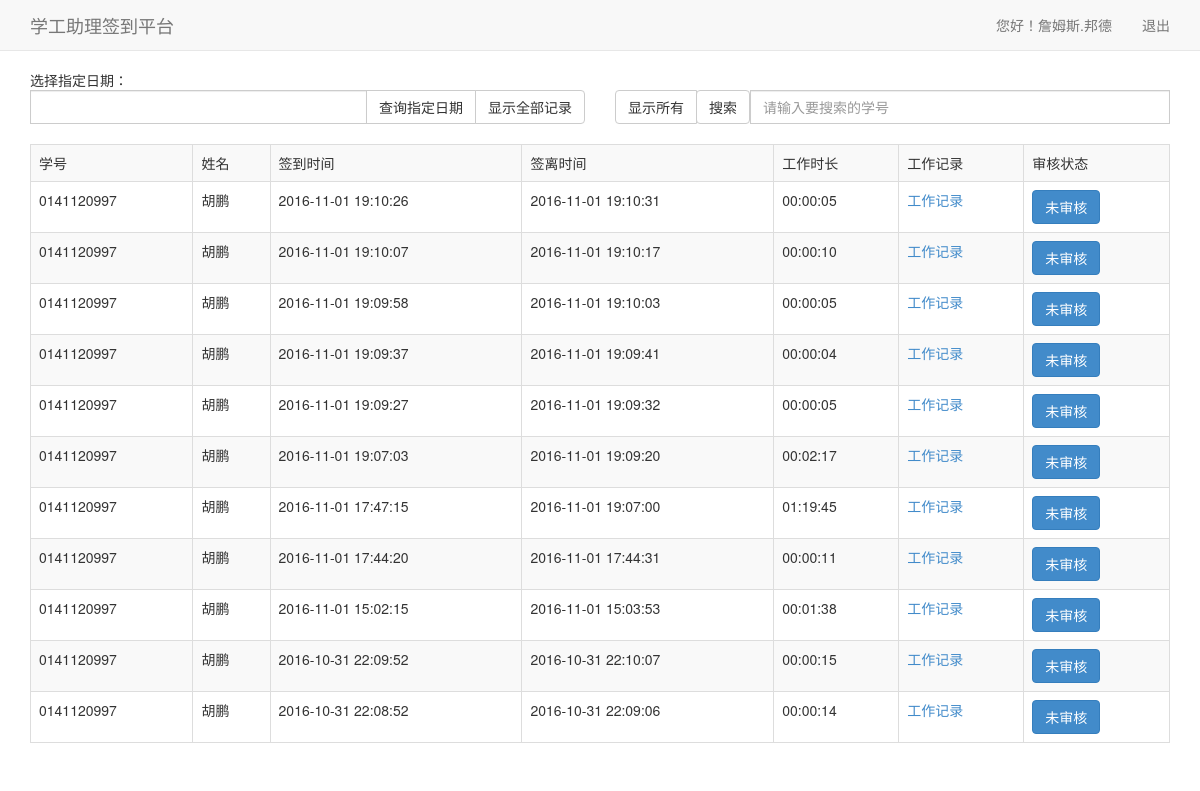
The app's page /teacher.html (signed in), older data.
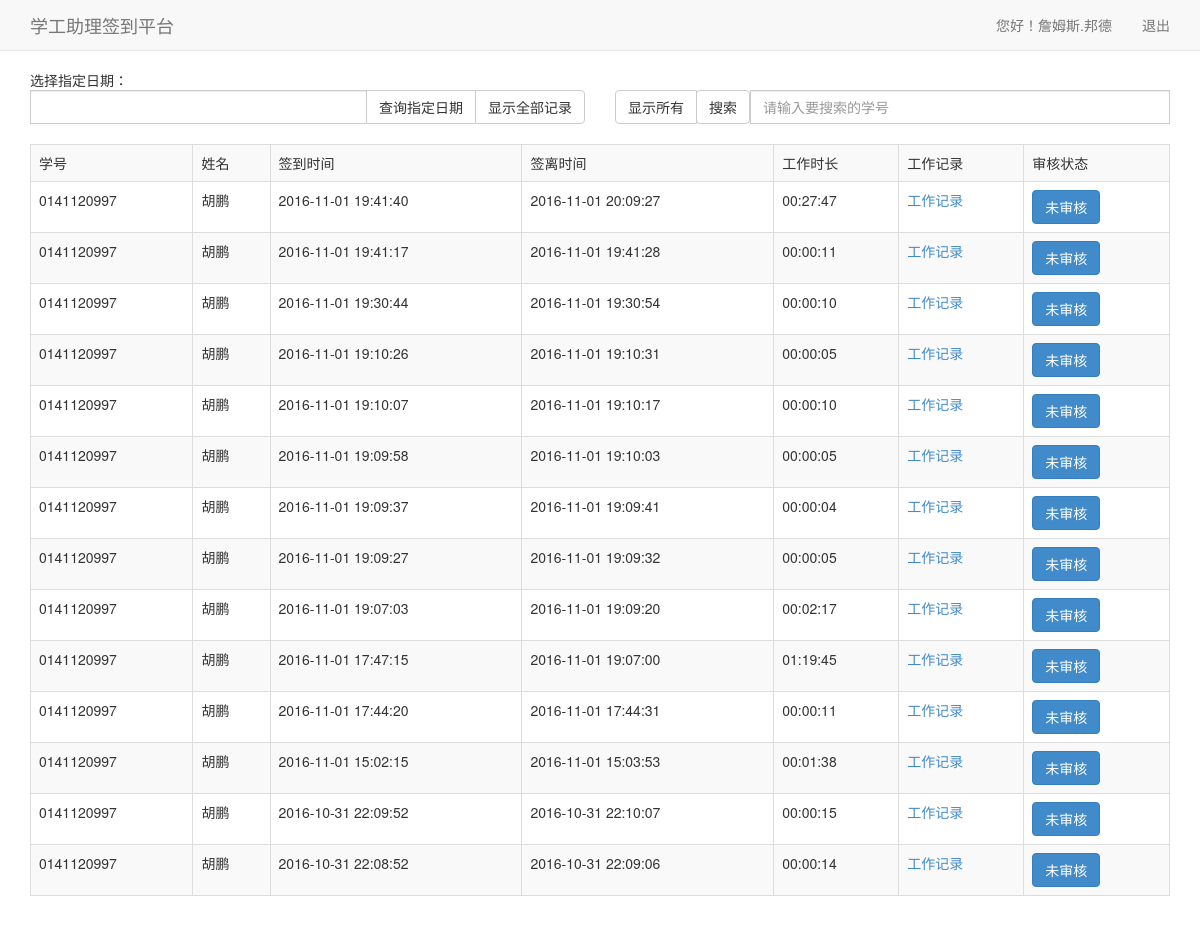
The same page, newer data.
### web/models.py (models this page shows, shortened)
class Sign(models.Model):
    student = models.ForeignKey(Student)
    teacher = models.ForeignKey(Teacher)
    sign_in_time = models.DateTimeField(auto_now=False)
    sign_off_time = models.DateTimeField(auto_now=False, null=True, blank=True)
    remark = models.CharField(max_length=200, default='')
    audit = models.IntegerField(default=0)

class Student(models.Model):
    stu_num = models.CharField(max_length=30)
    name = models.CharField(max_length=30)
    password = models.CharField(max_length=30)
    gender = models.IntegerField(default=0)
    college = models.CharField(max_length=30, default='')
    phone = models.CharField(max_length=30, default='')
    weixin = models.CharField(max_length=30, default='')
    qq = models.CharField(max_length=30, default='')
    work_location = models.CharField(max_length=30, default='')
    work_character = models.CharField(max_length=30, default='')
    register_time = models.DateTimeField(auto_now=False)

### web/views.py (the view, shortened to what this page needs)
# urls.py: url(r'^teacher.html', teacher),
@csrf_exempt
def teacher(req):
    is_teacher = req.session.get('teacher')
    if is_teacher is None or not is_teacher:
        return render_to_response('black.html', {'msg': '请登录', 'location': 'login.html'})
    stu_num = req.GET.get('stu_num')
    date = req.POST.get('date')
    stu_num = req.POST.get('stu_num')
    action = req.GET.get('action')
    teacher_obj = Teacher.objects.get(teacher_num__exact=req.session.get('username'))
    if (stu_num is None or stu_num == '') and (date is None or date == ''):
        signs = Sign.objects.order_by('-id').filter(teacher__exact=teacher_obj)
        my_signs = get_my_sign(signs)
    if stu_num is not None and not stu_num == '':
        signs = Sign.objects.order_by('-id').filter(teacher__teacher_num__exact=req.session.get('username'),
                                                    student__stu_num__exact=stu_num)
        my_signs = get_my_sign(signs)
    if date is not None and not date == '':
        d1 = datetime.strptime(date, "%Y-%m-%d")
        d2 = d1 + timedelta(days=1)
        signs = Sign.objects.filter(teacher__teacher_num__exact=req.session.get('username'),
                                    sign_in_time__range=(d1, d2))
        my_signs = get_my_sign(signs)
    for my_sign in my_signs:
        ts_start = time.mktime(my_sign.sign_in_time.timetuple())
        sysstr = platform.system()
        ts_end = time.mktime(my_sign.sign_off_time.timetuple())
        if ts_end < ts_start:
            ts_end = time.mktime(datetime.now().timetuple())
        else:
            if sysstr == "Windows":
                ts_end = ts_end + 8 * 60 * 60
        if sysstr == "Windows":
            ts_start = ts_start + 8 * 60 * 60
        ts_diff = ts_end - ts_start
        my_sign.time_diff = get_format_time(ts_diff)
    return render_to_response('teacher.html', {'teacher': teacher_obj, 'signs': my_signs})

### web/tool.py (called while the page is built)
def get_my_sign(signs):
    my_signs = []
    for sign in signs:
        my_sign = Sign()
        my_sign.id = sign.id
        my_sign.teacher = sign.teacher
        my_sign.student = sign.student
        my_sign.sign_in_time = sign.sign_in_time
        my_sign.sign_off_time = sign.sign_off_time
        my_sign.audit = sign.audit
        my_sign.remark = sign.remark
        my_signs.append(my_sign)
    return my_signs

def get_format_time(ts):
    ts = int(ts)
    second = ts % 60
    ts = ts / 60
    ts = int(ts)
    minute = ts % 60
    ts = ts / 60
    ts = int(ts)
    hour = ts
    ts = ''
    if hour < 10:
        time = '0' + str(hour) + ':'
    else:
        time = str(hour) + ':'
    if minute < 10:
        time = time + '0' + str(minute) + ':'
    else:
        time = time + str(minute) + ':'
    if second < 10:
        time = time + '0' + str(second)
    else:
        time += str(second)
    return time

### templates/teacher.html (shortened to what this page needs)
<!DOCTYPE html>
<html lang="en">
<head>
    <head>
        <link href="/static/css/bootstrap.min.css" rel="stylesheet" type="text/css" media="all"/>
        <link href="/static/css/bootstrap.css" rel="stylesheet" type="text/css" media="all">
    </head>
<body>
<nav class="navbar navbar-default navbar-fixed-top" role="navigation">
    <div class="container">
        <div class="navbar-header">
            <a class="navbar-brand" href="#">学工助理签到平台</a>
        </div>
        <div id="navbar" class="navbar-collapse collapse">
            <ul class="nav navbar-nav navbar-right">
                <li><a href="">您好！{{ teacher.name }}</a></li>
                <li><a href="logout.html">退出</a></li>
            </ul>
        </div>
    </div>
</nav>
<div class="container">
    <div class="row">
        <div class="col-lg-6">
            选择指定日期：
            <div class="input-group">
                <form method="post" id="date_form">
                    <input name='date' id="dateinfo" type="text" class="form-control" onClick="WdatePicker()">
                </form>
                <span class="input-group-btn">
                    <button class="btn btn-default" type="button" onclick="data_picked()">查询指定日期</button>
                    <button class="btn btn-default" type="button" onclick="show_all()">显示全部记录</button>
                </span>
            </div>
        </div>
        <div class="col-lg-6 right">
            <br>
            <div class="input-group">
                <span class="input-group-btn">
                    <button class="btn btn-default" type="button" onclick="show_all()">显示所有</button>
                 </span>
                <span class="input-group-btn">
                    <button class="btn btn-default" onclick="search_stu_num()" type="button">搜索</button>
                </span>
                <form method="post" id="stu_num_form">
                    <input type="text" class="form-control" name="stu_num" placeholder="请输入要搜索的学号">
                </form>
            </div>
        </div>
    </div>
</div>
<div class="container" style="margin-top: 20px;">
    <table class="table table-bordered table-striped">
        <tr>
            <td>学号</td>
            <td>姓名</td>
            <td>签到时间</td>
            <td>签离时间</td>
            <td>工作时长</td>
            <td>工作记录</td>
            <td>审核状态</td>
        </tr>
        {% for sign in signs %}
            <tr>
                <td>{{ sign.student.stu_num }}</td>
                <td>{{ sign.student.name }}</td>
                <td>{{ sign.sign_in_time|date:"Y-m-d H:i:s" }}</td>
                <td>{% if sign.sign_in_time < sign.sign_off_time %}{{ sign.sign_off_time|date:"Y-m-d H:i:s" }}{% else %}
                    未签离{% endif %}</td>
                <td>{{ sign.time_diff }}</td>
                <td><a href="" data-toggle="modal" data-target="#myModal{{ sign.id }}">工作记录</a></td>
                <td>
                    <button onclick="audit_confirm({{ sign.id }})" class="btn btn-primary %}">{% ifequal sign.audit 0 %} 未审核 {% endifequal %}</button>
                </td>
            </tr>
        {% endfor %}
    </table>
</div>
</body>
</html>

Row changes from the older to the newer data that the page shows:
added Sign: student.stu_num "0141120997", student.name "胡鹏", sign_in_time "2016-11-01 19:41:40", sign_off_time "2016-11-01 20:09:27", time_diff "00:27:47"
added Sign: student.stu_num "0141120997", student.name "胡鹏", sign_in_time "2016-11-01 19:41:17", sign_off_time "2016-11-01 19:41:28", time_diff "00:00:11"
added Sign: student.stu_num "0141120997", student.name "胡鹏", sign_in_time "2016-11-01 19:30:44", sign_off_time "2016-11-01 19:30:54", time_diff "00:00:10"
